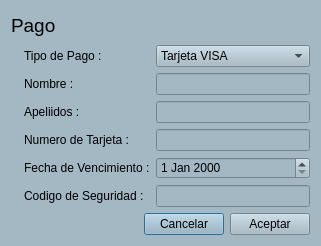
<?xml version="1.0" encoding="UTF-8"?>
<ui version="4.0">
 <class>dialogPago</class>
 <widget class="QDialog" name="dialogPago">
  <property name="geometry">
   <rect>
    <x>0</x>
    <y>0</y>
    <width>321</width>
    <height>246</height>
   </rect>
  </property>
  <property name="windowTitle">
   <string>Pago</string>
  </property>
  <property name="styleSheet">
   <string notr="true">background-color: #A4B8C4</string>
  </property>
  <layout class="QVBoxLayout" name="verticalLayout_3">
   <item>
    <widget class="QLabel" name="label">
     <property name="maximumSize">
      <size>
       <width>16777215</width>
       <height>30</height>
      </size>
     </property>
     <property name="font">
      <font>
       <pointsize>14</pointsize>
      </font>
     </property>
     <property name="text">
      <string>Pago</string>
     </property>
    </widget>
   </item>
   <item>
    <layout class="QHBoxLayout" name="horizontalLayout_2">
     <item>
      <spacer name="horizontalSpacer_2">
       <property name="orientation">
        <enum>Qt::Horizontal</enum>
       </property>
       <property name="sizeType">
        <enum>QSizePolicy::Fixed</enum>
       </property>
       <property name="sizeHint" stdset="0">
        <size>
         <width>13</width>
         <height>20</height>
        </size>
       </property>
      </spacer>
     </item>
     <item>
      <layout class="QHBoxLayout" name="horizontalLayout">
       <item>
        <layout class="QVBoxLayout" name="verticalLayout_2">
         <item>
          <widget class="QLabel" name="label_2">
           <property name="text">
            <string>Tipo de Pago :</string>
           </property>
          </widget>
         </item>
         <item>
          <widget class="QLabel" name="label_3">
           <property name="text">
            <string>Nombre : </string>
           </property>
          </widget>
         </item>
         <item>
          <widget class="QLabel" name="label_4">
           <property name="text">
            <string>Apeliidos :</string>
           </property>
          </widget>
         </item>
         <item>
          <widget class="QLabel" name="label_5">
           <property name="text">
            <string>Numero de Tarjeta :</string>
           </property>
          </widget>
         </item>
         <item>
          <widget class="QLabel" name="label_6">
           <property name="text">
            <string>Fecha de Vencimiento :</string>
           </property>
          </widget>
         </item>
         <item>
          <widget class="QLabel" name="label_7">
           <property name="text">
            <string>Codigo de Seguridad :</string>
           </property>
          </widget>
         </item>
        </layout>
       </item>
       <item>
        <layout class="QVBoxLayout" name="verticalLayout">
         <item>
          <widget class="QComboBox" name="comboBox">
           <item>
            <property name="text">
             <string>Tarjeta VISA</string>
            </property>
           </item>
           <item>
            <property name="text">
             <string>Tarjeta MasterCard</string>
            </property>
           </item>
          </widget>
         </item>
         <item>
          <widget class="QLineEdit" name="nombre"/>
         </item>
         <item>
          <widget class="QLineEdit" name="apellido"/>
         </item>
         <item>
          <widget class="QLineEdit" name="numerotarjeta"/>
         </item>
         <item>
          <widget class="QDateEdit" name="dateEdit"/>
         </item>
         <item>
          <widget class="QLineEdit" name="codigoseg"/>
         </item>
        </layout>
       </item>
      </layout>
     </item>
    </layout>
   </item>
   <item>
    <layout class="QHBoxLayout" name="horizontalLayout_3">
     <item>
      <spacer name="horizontalSpacer_3">
       <property name="orientation">
        <enum>Qt::Horizontal</enum>
       </property>
       <property name="sizeHint" stdset="0">
        <size>
         <width>188</width>
         <height>20</height>
        </size>
       </property>
      </spacer>
     </item>
     <item>
      <widget class="QPushButton" name="pushButton_2">
       <property name="text">
        <string>Cancelar</string>
       </property>
      </widget>
     </item>
     <item>
      <widget class="QPushButton" name="pushButton">
       <property name="text">
        <string>Aceptar</string>
       </property>
      </widget>
     </item>
    </layout>
   </item>
  </layout>
 </widget>
 <resources/>
 <connections/>
</ui>
